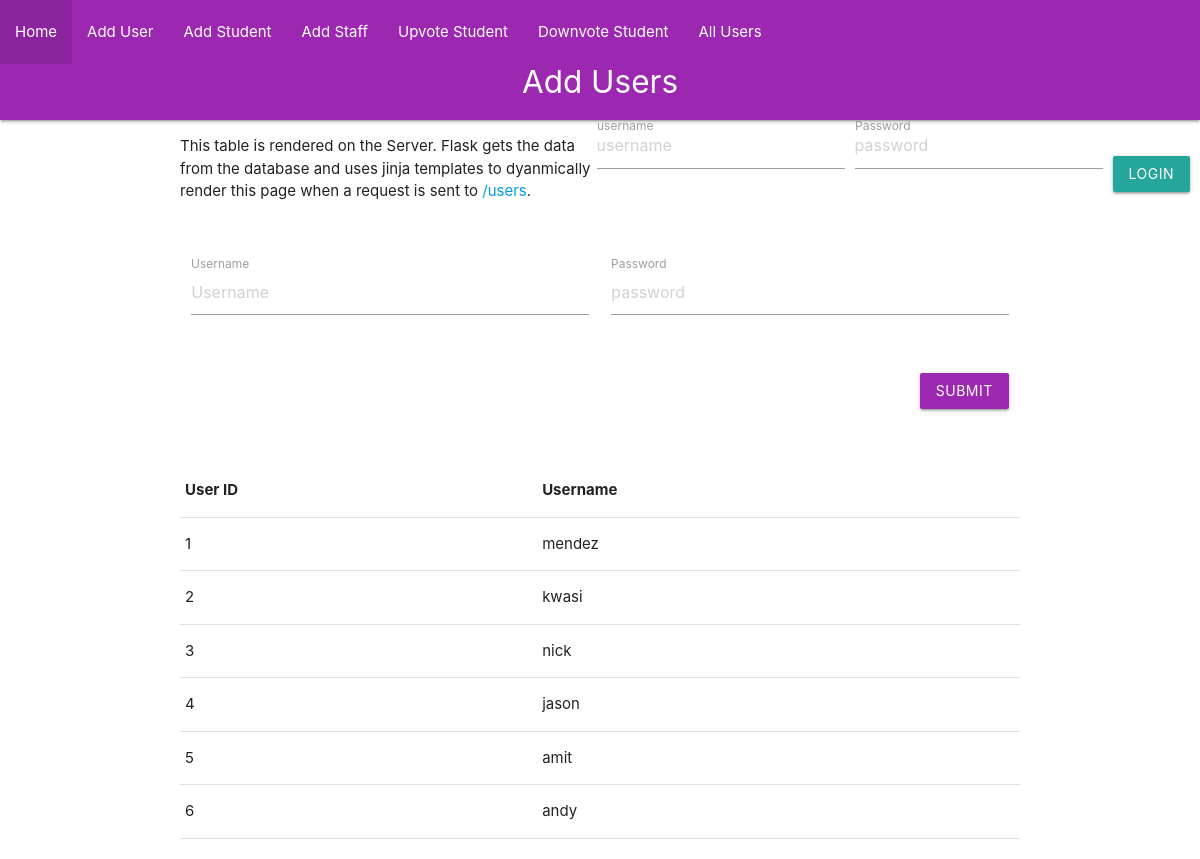
/users, run on an earlier commit of the app's database.
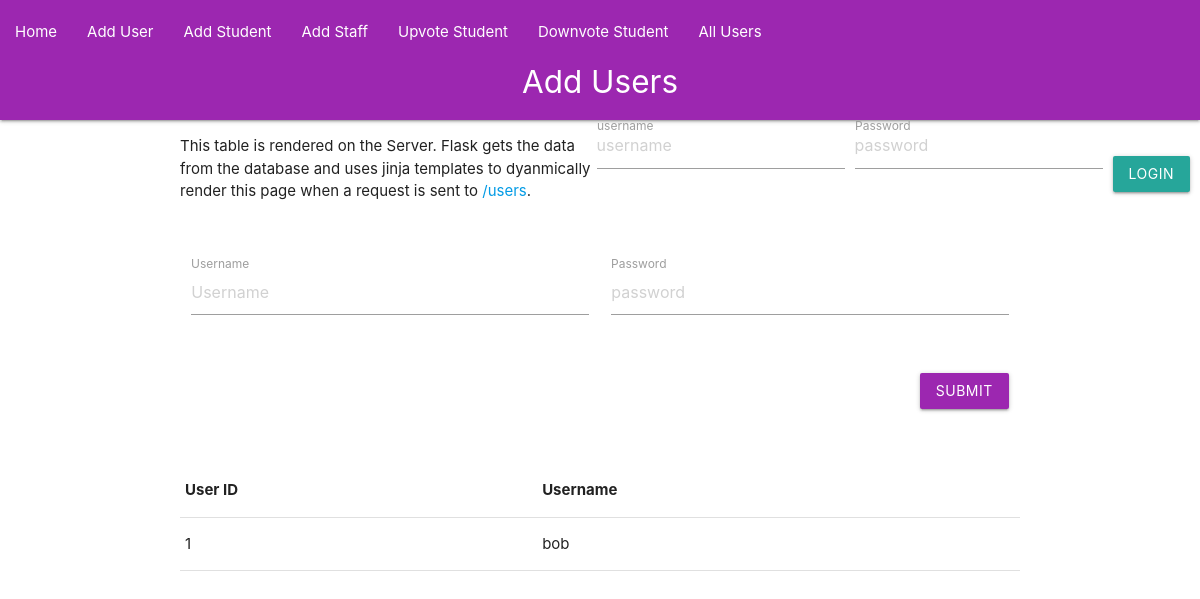
And on a later commit of the database.
### App/models/staff.py (models this page shows, shortened)
class Staff(User):
    __tablename__ = "staff"
    id = db.Column(db.Integer, db.ForeignKey('user.id'), primary_key=True)
    username =  db.Column(db.String, nullable=False, unique=True)
    email = db.Column(db.String(120), nullable=False)
    upvotes_made = db.Column(db.Integer, default=0)
    upvote_list = db.relationship('Upvote', backref='staff', lazy=True)
    __mapper_args__ = {
        'polymorphic_identity': 'staff'
    }

### App/models/student.py (models this page shows, shortened)
class Student(User):
    __tablename__ = "student"
    id = db.Column(db.Integer, db.ForeignKey('user.id'), primary_key=True)
    username =  db.Column(db.String, nullable=False, unique=True)
    email = db.Column(db.String(120), nullable=False)
    num_upvotes = db.Column(db.Integer, default=0)
    score = db.relationship('Upvote', backref='student', lazy=True)
    __mapper_args__ = {
        'polymorphic_identity': 'student',
    }

### App/models/user.py (models this page shows, shortened)
class User(db.Model, UserMixin):
    __tablename__ = "user"
    id = db.Column(db.Integer, primary_key=True)
    username =  db.Column(db.String, nullable=False, unique=True)
    password = db.Column(db.String(120), nullable=False)
    user_type = db.Column(db.String(50))
    __mapper_args__ = {
        'polymorphic_identity': 'user',
        'polymorphic_on': user_type
    }

### App/views/user.py (the view)
@user_views.route('/users', methods=['GET'])
def get_user_page():
    users = get_all_users()
    return render_template('users.html', users=users)

### App/controllers/auth.py (called while the page is built)
def add_auth_context(app):
    @app.context_processor
    def inject_user():
        try:
            verify_jwt_in_request()
            username = get_jwt_identity()  # Now it correctly retrieves the username
            current_user = User.query.filter_by(username=username).one_or_none()
            is_authenticated = current_user is not None
        except Exception as e:
            print(e)
            is_authenticated = False
            current_user = None
        return dict(is_authenticated=is_authenticated, current_user=current_user)

### App/controllers/user.py (called while the page is built)
def get_all_users():
    return User.query.all()

### App/templates/users.html (shortened to what this page needs)
{% extends "layout.html" %}
{% block page %}Add Users{% endblock %}
{% block content %}
    <div class="row">
        <p>
            This table is rendered on the Server. Flask gets the data from the database and uses jinja templates to dyanmically render this page when a request is sent to <a href="/users">/users</a>.
        </p>
    </div>
    <div class="row">
      <form class="col s12" method="POST" action="/users">
        <div class="row">
          <div class="input-field col s6">
            <input placeholder="Username" name="username" type="text" class="validate">
            <label for="username">Username</label>
          </div>
          <div class="input-field col s6">
            <input placeholder="password" name="password" type="password" class="validate">
            <label for="password">Password</label>
          </div>
        </div>
        <div class="row">
          <div class="input-field col s12">
            <button class="btn waves-effect waves-light right purple" type="submit" name="action">Submit</button>
          </div>
        </div>
      </form>
    </div>
    <div class="row">
      <table>
        <thead>
          <tr>
            <th>User ID</th><th>Username</th>
          </tr>
        </thead>
        <tbody>
          {% for user in users %}
            <tr>
                <td>{{user.id}}</td>
                <td>{{user.username}}</td>
            </tr>
          {% endfor %}
      </table>
    </div>
{% endblock %}

What changed in the data, as far as the page shows it:
removed Staff: id "1", username "mendez"
removed Staff: id "2", username "kwasi"
removed Student: id "3", username "nick"
removed Student: id "4", username "jason"
removed Staff: id "5", username "amit"
removed Student: id "6", username "andy"
now on this page (row edited): User: id "1", username "bob"
